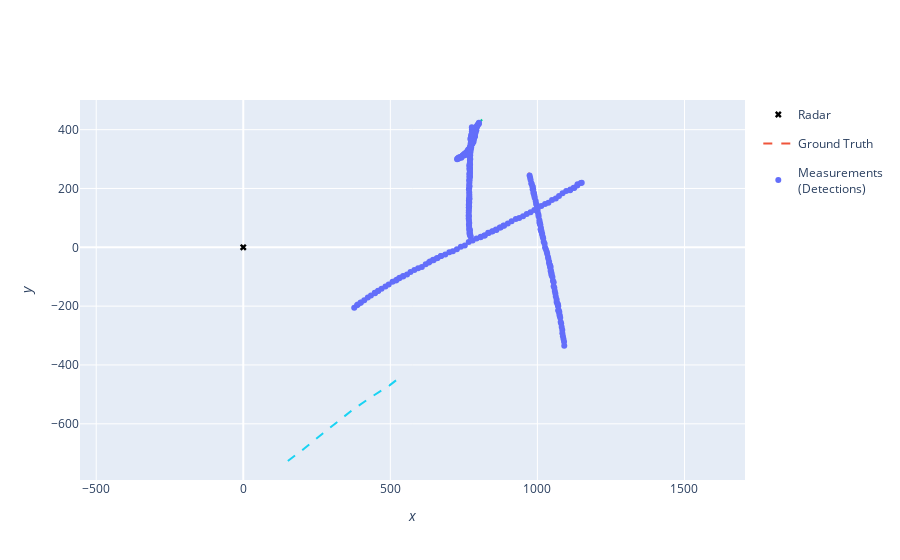

Notebook code for this chart:
### Markdown cell above
## Plot simulation results

### Code cell
from stonesoup.plotter import Plotterly

plotter = Plotterly()
plotter.plot_sensors(radar, "Radar")
plotter.plot_ground_truths(all_truths, radar.position_mapping[:2])
plotter.plot_measurements(all_measurements, radar.position_mapping[:2])
# plotter.plot_tracks(all_tracks, radar.position_mapping[:2])
plotter.fig

# radar.position_mapping[:2]

### Figure 1 — Plotly figure (JSON) as saved in the notebook; plotly's stock layout.template omitted (floating-point values rounded to 4 significant figures; data arrays with more than 128 entries replaced by an {"elided": "..."} marker saying what was removed)
{"data": [{"legendgroup": "Radar", "legendrank": 50, "marker": {"color": "black", "symbol": "x"}, "mode": "markers", "name": "Radar", "showlegend": true, "type": "scatter", "x": [0], "y": [0]}, {"legendgroup": "Ground Truth", "legendrank": 100, "line": {"dash": "dash"}, "mode": "lines", "name": "Ground Truth", "showlegend": true, "text": {"elided": "499 str values"}, "type": "scatter", "x": {"elided": "499 float values"}, "y": {"elided": "499 float values"}}, {"legendgroup": "Ground Truth", "legendrank": 100, "line": {"dash": "dash"}, "mode": "lines", "name": "Ground Truth", "showlegend": false, "text": {"elided": "499 str values"}, "type": "scatter", "x": {"elided": "499 float values"}, "y": {"elided": "499 float values"}}, {"legendgroup": "Ground Truth", "legendrank": 100, "line": {"dash": "dash"}, "mode": "lines", "name": "Ground Truth", "showlegend": false, "text": {"elided": "499 str values"}, "type": "scatter", "x": {"elided": "499 float values"}, "y": {"elided": "499 float values"}}, {"legendgroup": "Ground Truth", "legendrank": 100, "line": {"dash": "dash"}, "mode": "lines", "name": "Ground Truth", "showlegend": false, "text": {"elided": "499 str values"}, "type": "scatter", "x": {"elided": "499 float values"}, "y": {"elided": "499 float values"}}, {"legendgroup": "Ground Truth", "legendrank": 100, "line": {"dash": "dash"}, "mode": "lines", "name": "Ground Truth", "showlegend": false, "text": {"elided": "499 str values"}, "type": "scatter", "x": {"elided": "499 float values"}, "y": {"elided": "499 float values"}}, {"legendgroup": "Measurements<br>(Detections)", "legendrank": 200, "marker": {"color": "#636EFA"}, "mode": "markers", "name": "Measurements<br>(Detections)", "showlegend": true, "text": {"elided": "308 str values"}, "type": "scatter", "x": {"elided": "308 float values"}, "y": {"elided": "308 float values"}}], "layout": {"colorway": ["#636EFA", "#EF553B", "#00CC96", "#AB63FA", "#FFA15A", "#19D3F3", "#FF6692", "#B6E880", "#FF97FF", "#FECB52"], "xaxis": {"title": {"text": "<i>x</i>"}}, "yaxis": {"scaleanchor": "x", "scaleratio": 1, "title": {"text": "<i>y</i>"}}}}
